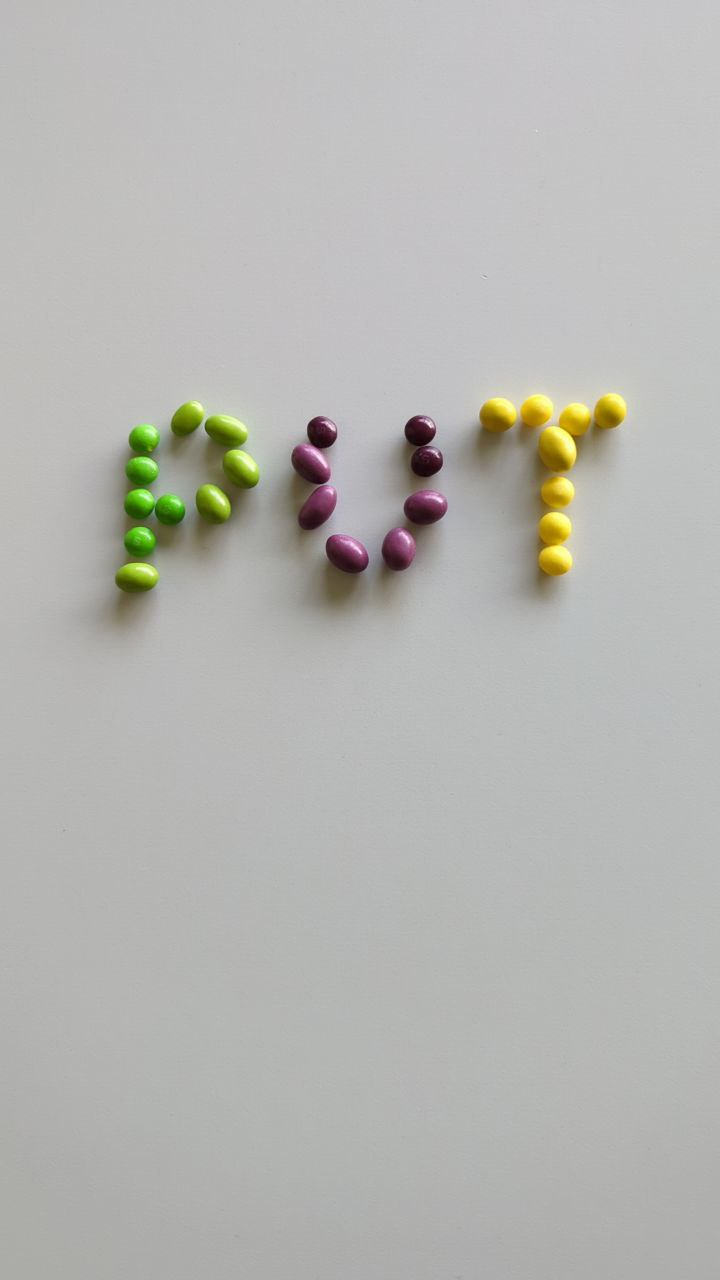
#> input picture data/00.jpg, 720 x 1280 px
$ python -i podejscie2.py   (imports and definitions only)
#> lines starting #> are read from the running program, lines starting #| are printed output that depends on the picture; after the words box and inside, x2 and y2 are one past the last pixel; in counts of white or black regions, pixels touching at a corner belong together
import json
from pathlib import Path
from typing import Dict

import click
import cv2
from tqdm import tqdm

import numpy as np ###################################################### !!!!!!!!!! ##################################

def empty_callback(emm):
    pass

#################################################################
# [16 lines not run here, left out]
##################################################################

def detect(img_path: str) -> Dict[str, int]:
    """Object detection function, according to the project description, to implement.

    Parameters
    ----------
    img_path : str
        Path to processed image.

    Returns
    -------
    Dict[str, int]
        Dictionary with quantity of each object.
    """
#> called with img_path = 'data/00.jpg'
    img = cv2.imread(img_path, cv2.IMREAD_COLOR)
#> img is the input picture: shape (1280, 720, 3); mean B, G, R 178.2, 181.9, 181.8

    #TODO: Implement detection method.

    while True:

        odc_szar = cv2.cvtColor(img, cv2.COLOR_BGR2GRAY)
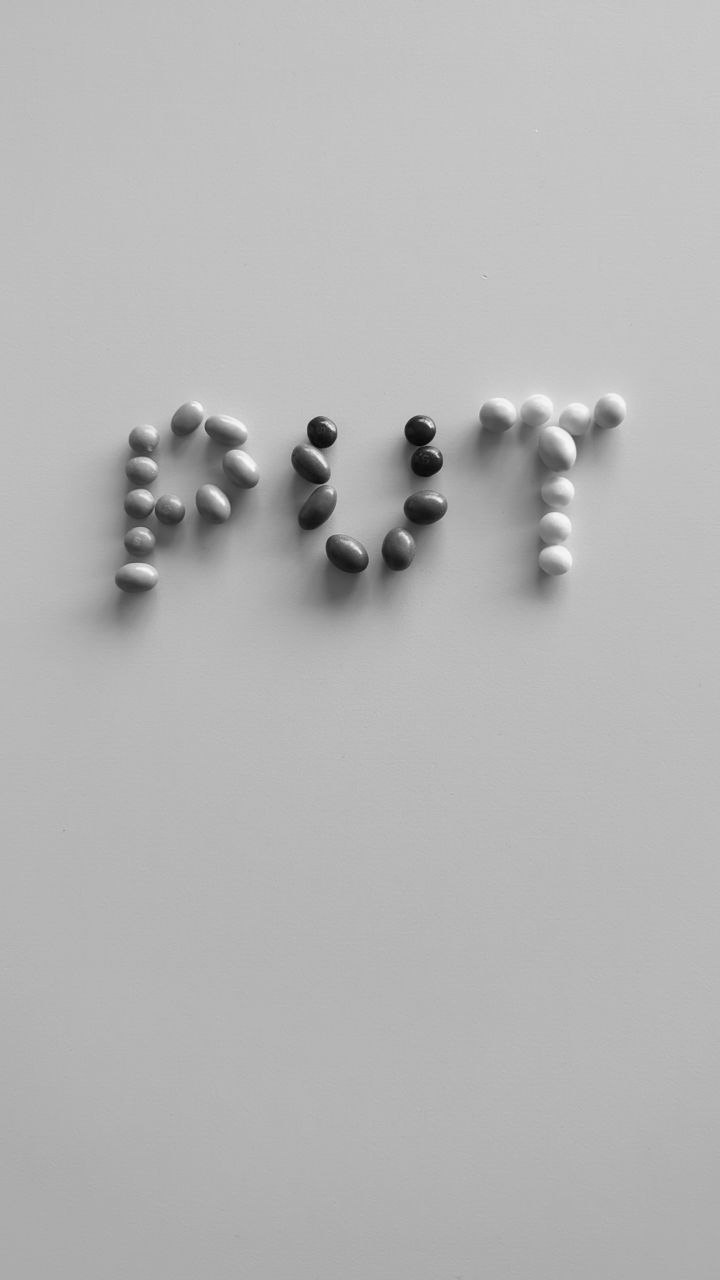
#> odc_szar: shape (1280, 720); min 4, max 249, mean 181.4
        odc_szar = cv2.GaussianBlur(odc_szar, (11,11), 0)
        canny = cv2.Canny(odc_szar, 30, 150, 3)
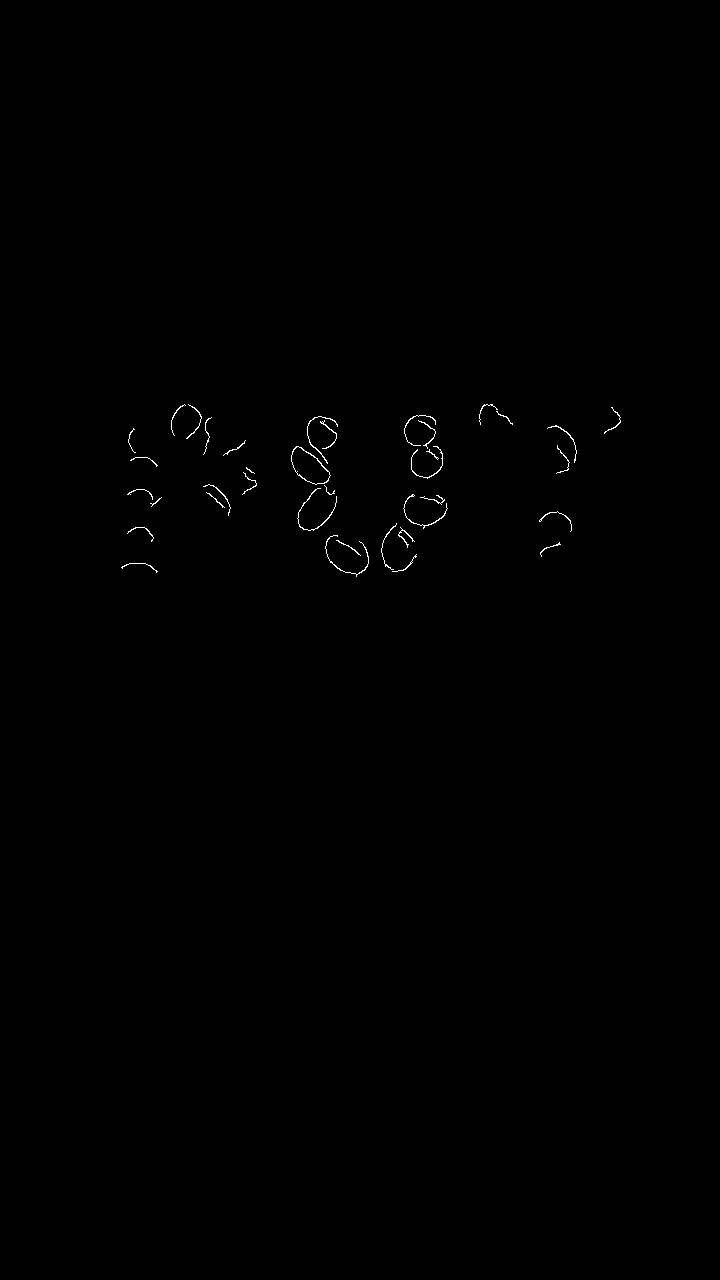
#> canny: shape (1280, 720); 0.22% white in thin lines or dots, all inside (x1, y1, x2, y2) = (121, 404, 621, 577)
        cv2.imshow('Canny', canny)

        #break

        key_code = cv2.waitKey(10)
#> (key Esc is pressed here)
        if key_code == 27:
            # escape key pressed
            break

    red = 0
    yellow = 0
    green = 0
    purple = 0

    return {'red': red, 'yellow': yellow, 'green': green, 'purple': purple}

#def porownaj()

# [32 lines left out: function main, not called in this run]


# [2 lines not run here, left out]

>>> result = detect('data/00.jpg')

$ run again, on data/02.jpg
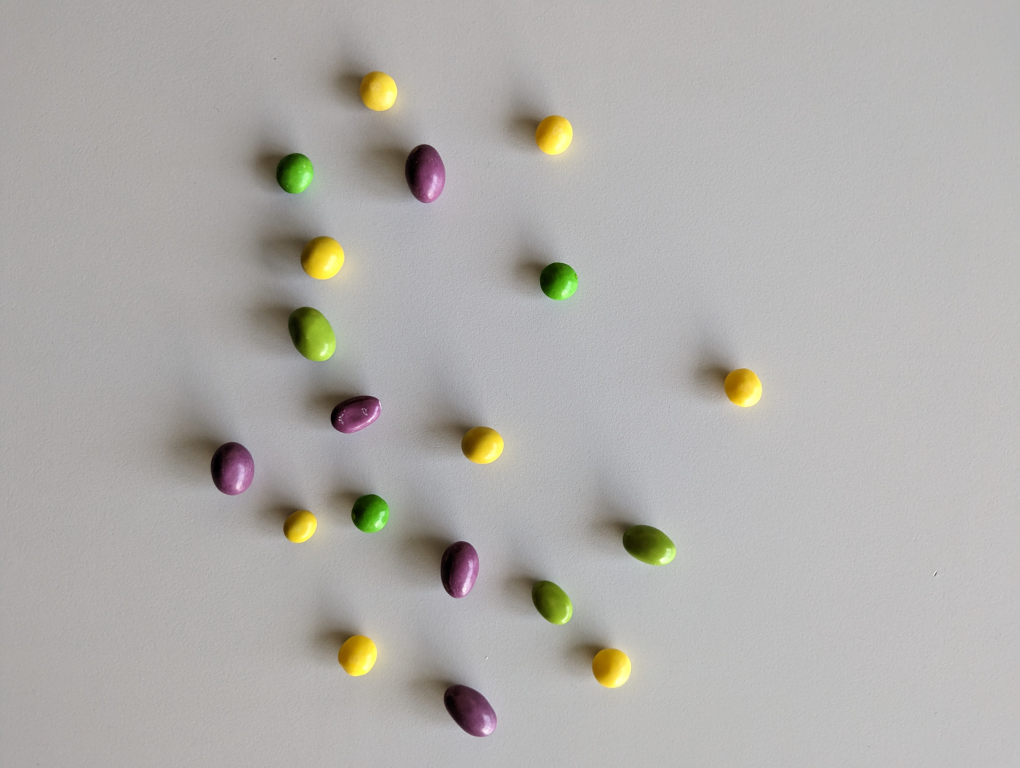
#> input picture data/02.jpg, 4080 x 3072 px (shown at 1/4 size)
#> in detect, img is the input picture: shape (3072, 4080, 3); mean B, G, R 170.7, 173.9, 176
#> in detect, `odc_szar = cv2.cvtColor(img, cv2.COLOR_BGR2GRAY)`:
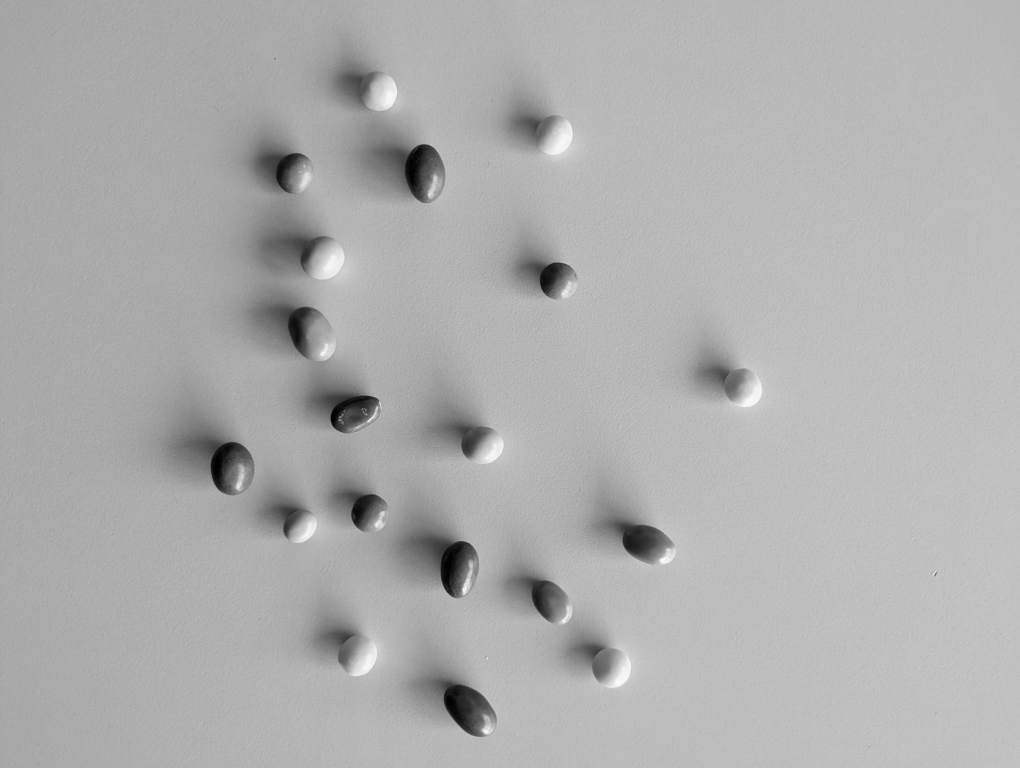
#> odc_szar: shape (3072, 4080) (shown at 1/4 size); min 0, max 255, mean 174.2
#> in detect, `canny = cv2.Canny(odc_szar, 30, 150, 3)`:
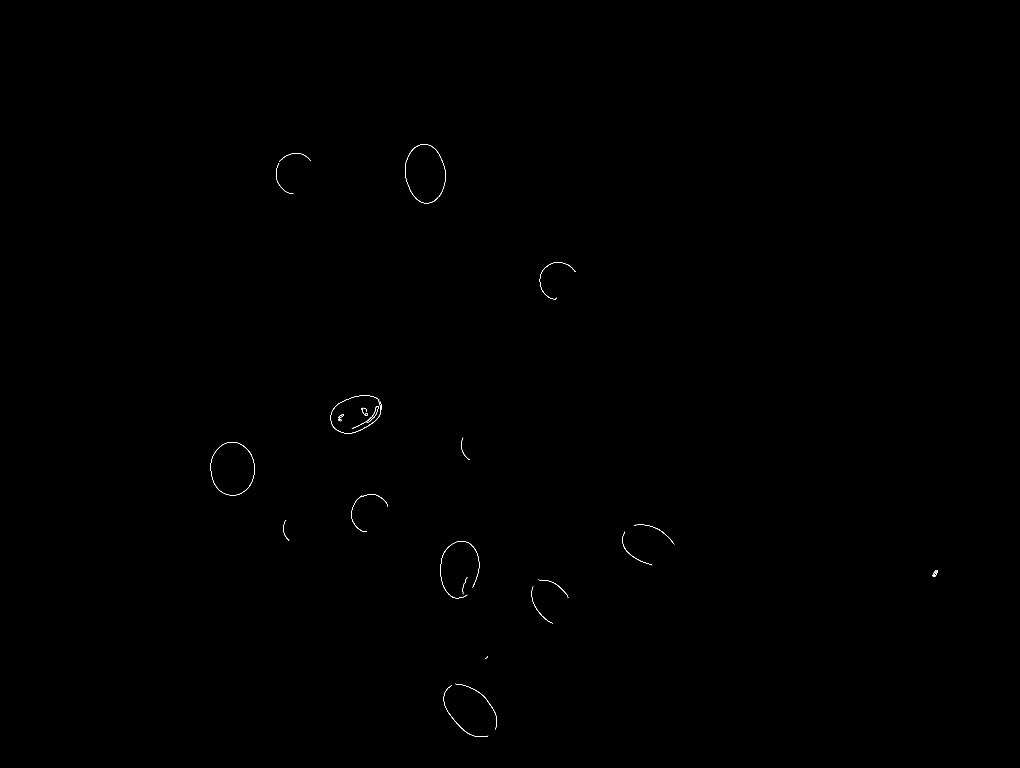
#> canny: shape (3072, 4080) (shown at 1/4 size); 0.05% white in thin lines or dots, all inside (x1, y1, x2, y2) = (842, 577, 3752, 2948)

$ run again, on data/03.jpg
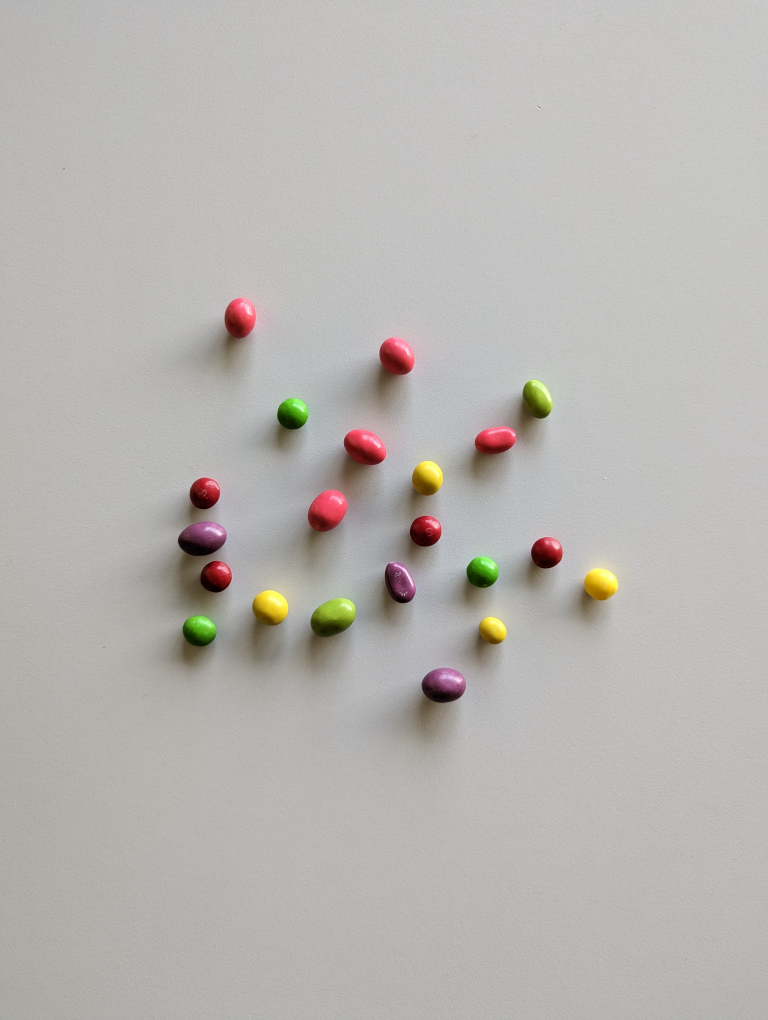
#> input picture data/03.jpg, 3072 x 4080 px (shown at 1/4 size)
#> in detect, img is the input picture: shape (4080, 3072, 3); mean B, G, R 177.7, 181.1, 183.6
#> in detect, `odc_szar = cv2.cvtColor(img, cv2.COLOR_BGR2GRAY)`:
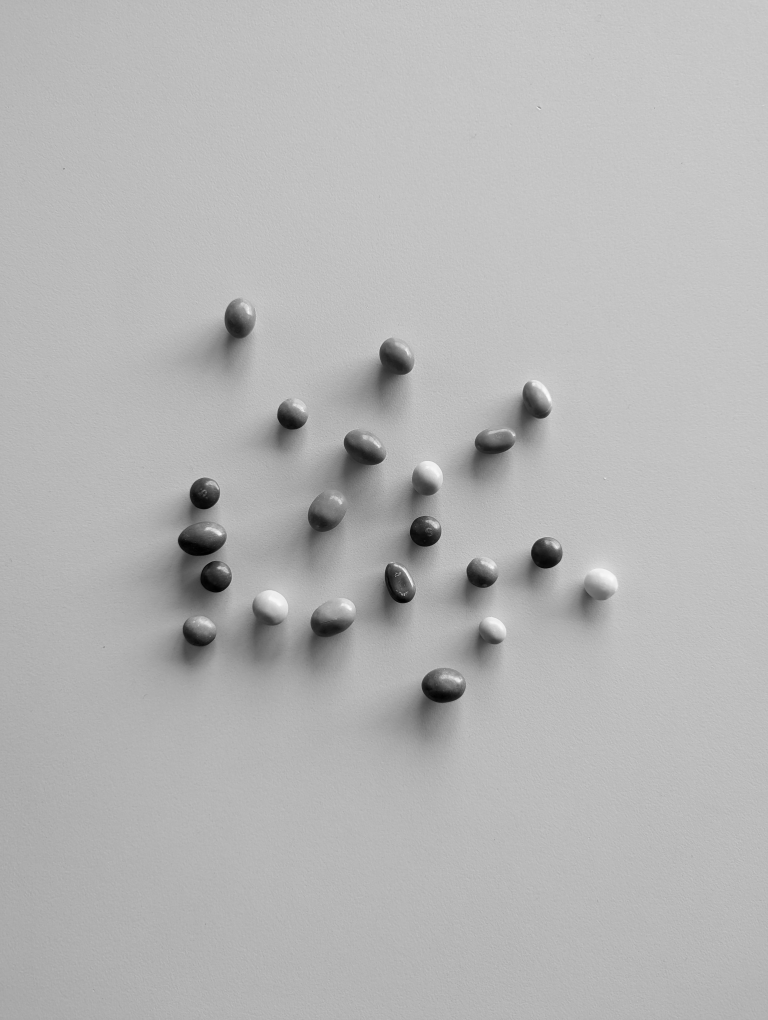
#> odc_szar: shape (4080, 3072) (shown at 1/4 size); min 0, max 255, mean 181.5
#> in detect, `canny = cv2.Canny(odc_szar, 30, 150, 3)`:
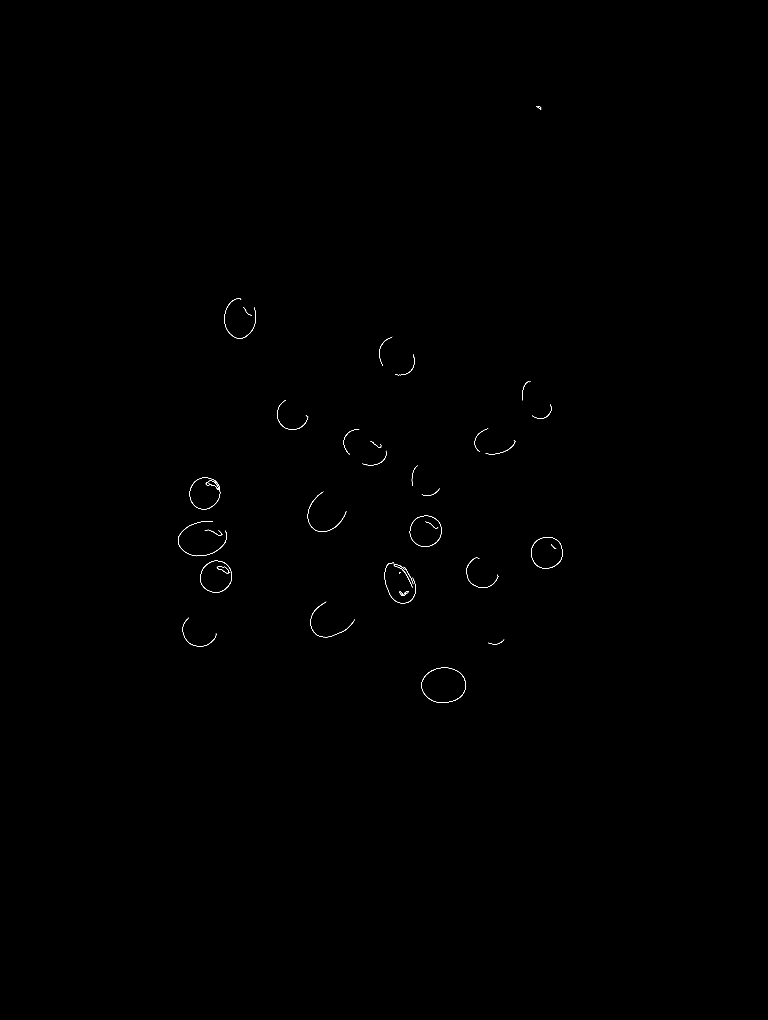
#> canny: shape (4080, 3072) (shown at 1/4 size); 0.06% white in thin lines or dots, all inside (x1, y1, x2, y2) = (712, 424, 2251, 2812)

$ run again, on data/04.jpg
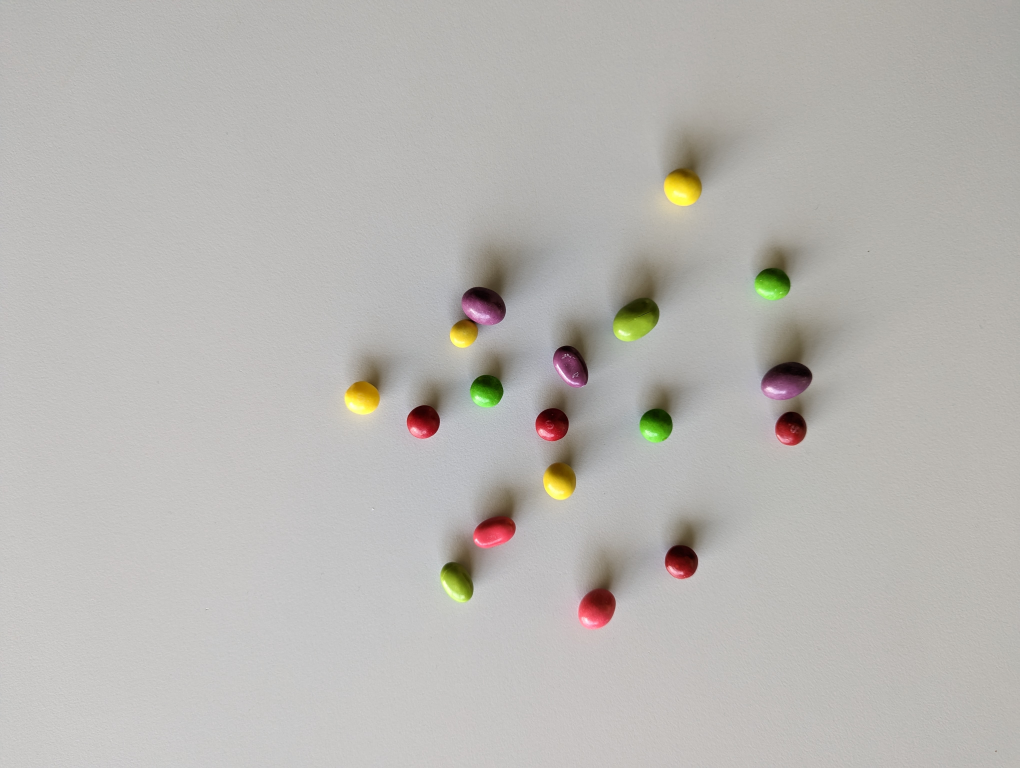
#> input picture data/04.jpg, 4080 x 3072 px (shown at 1/4 size)
#> in detect, img is the input picture: shape (3072, 4080, 3); mean B, G, R 178.5, 182.3, 184.6
#> in detect, `odc_szar = cv2.cvtColor(img, cv2.COLOR_BGR2GRAY)`:
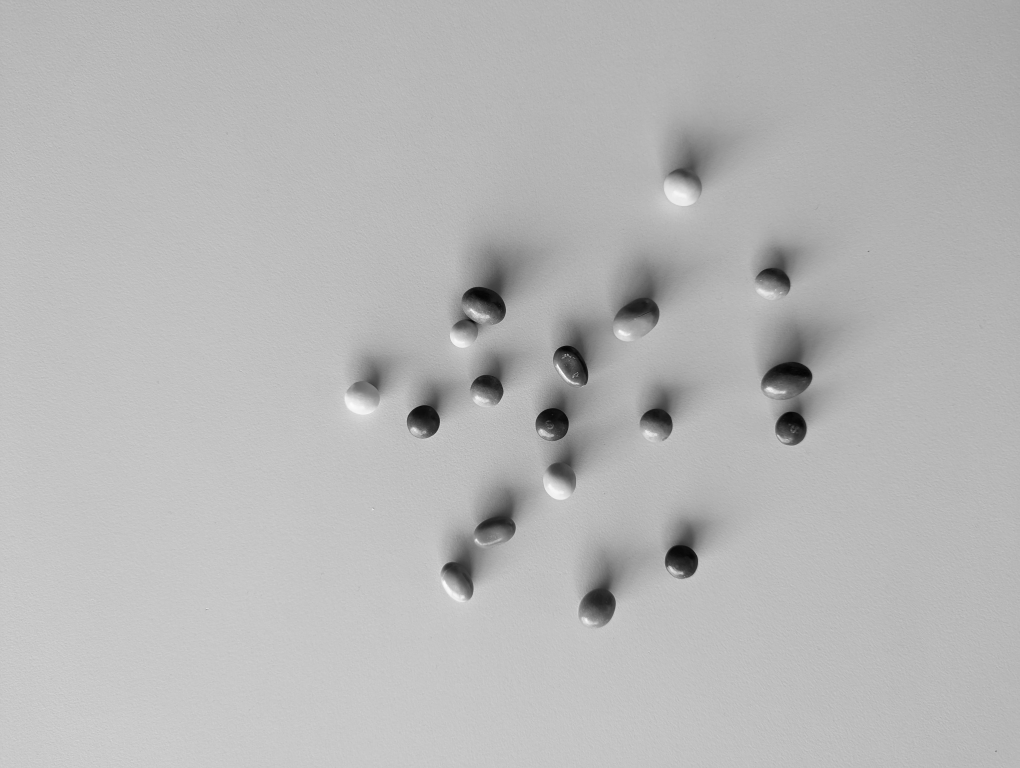
#> odc_szar: shape (3072, 4080) (shown at 1/4 size); min 2, max 255, mean 182.5
#> in detect, `canny = cv2.Canny(odc_szar, 30, 150, 3)`:
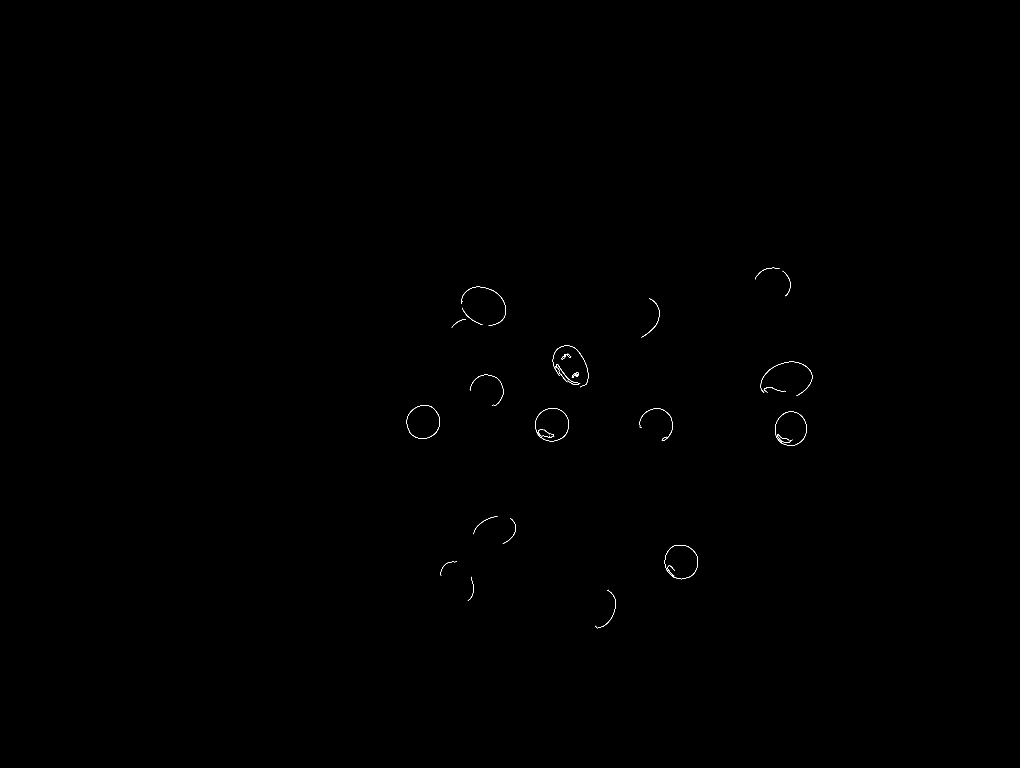
#> canny: shape (3072, 4080) (shown at 1/4 size); 0.05% white in thin lines or dots, all inside (x1, y1, x2, y2) = (1627, 1071, 3250, 2513)
